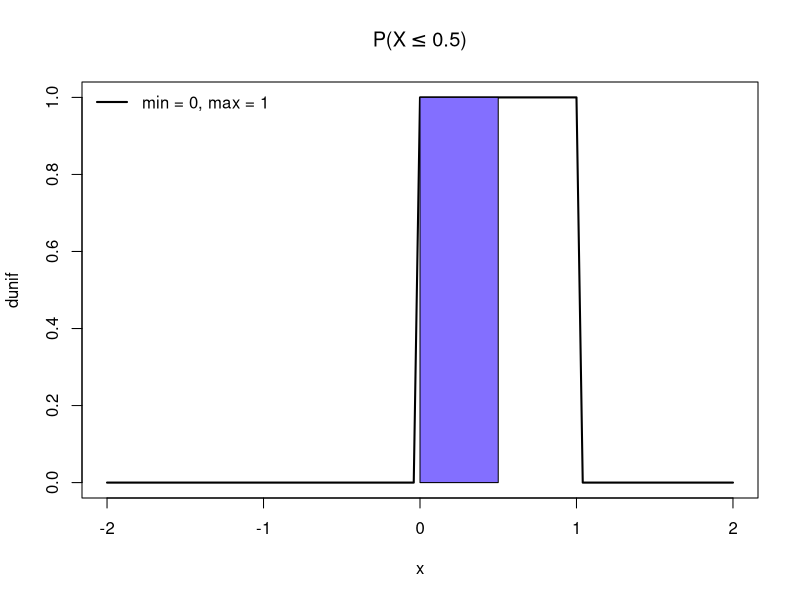
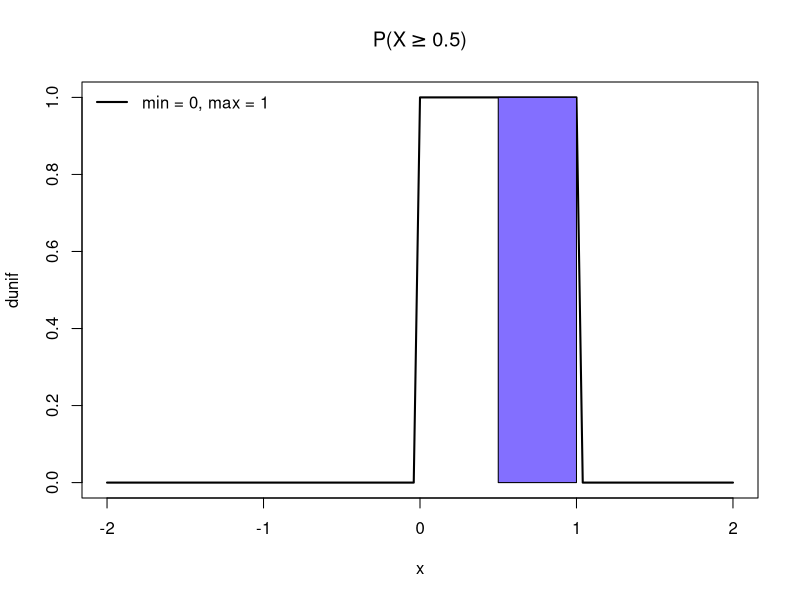
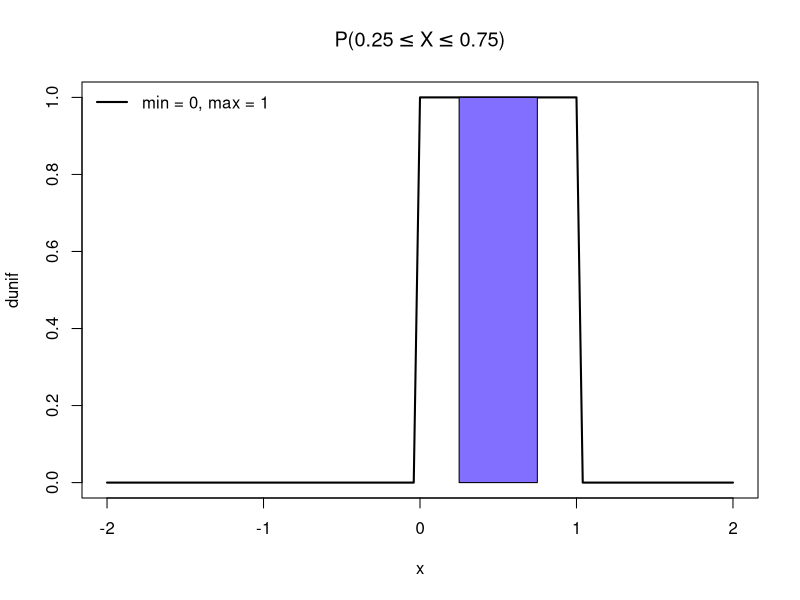
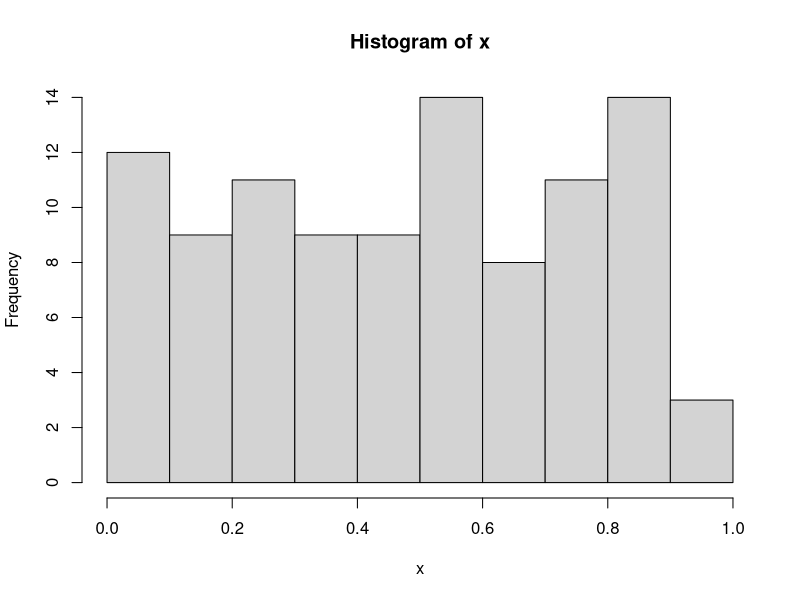
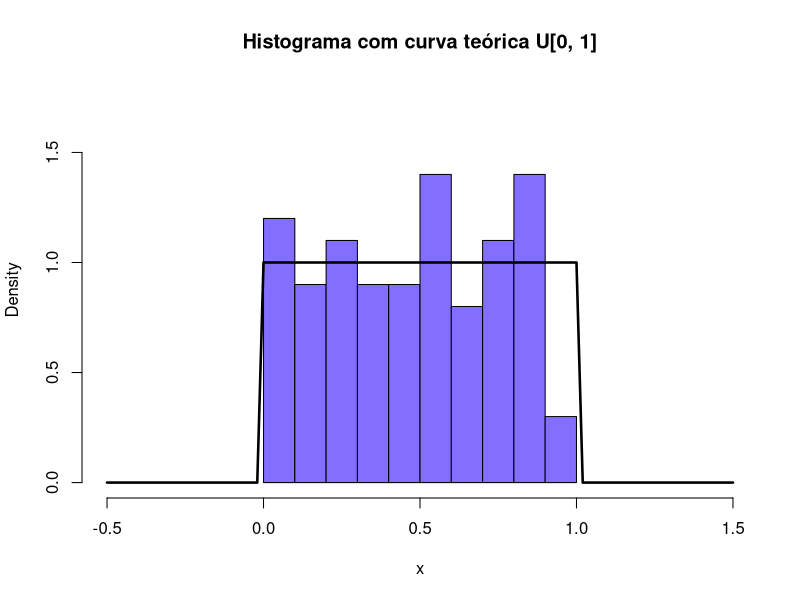
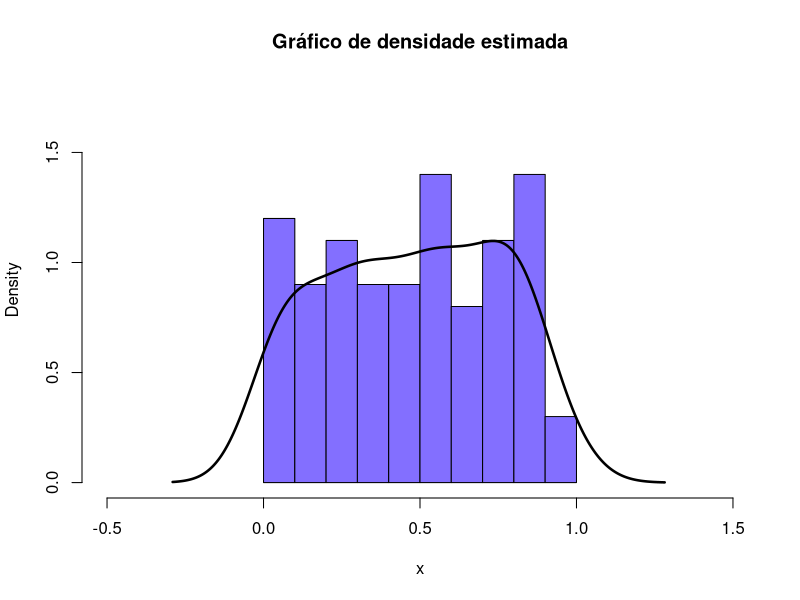
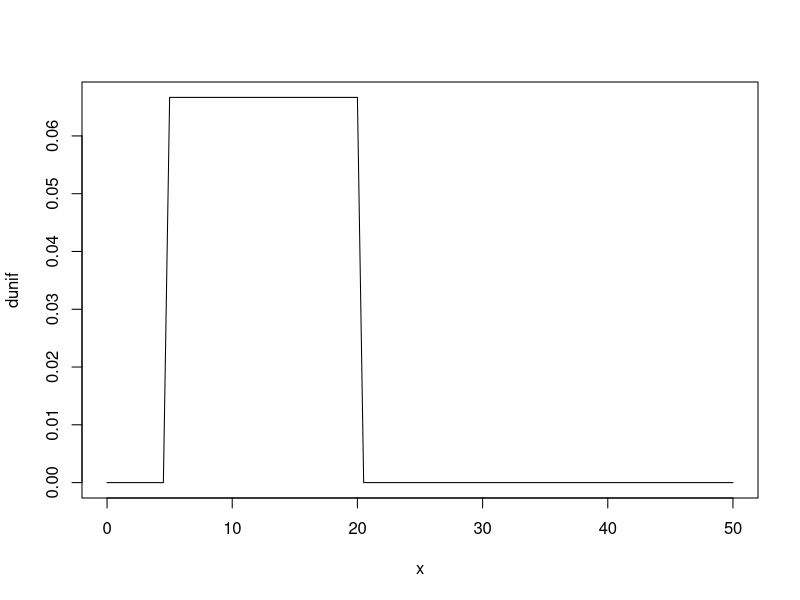

These charts were generated, in order, by the following R code:
## ---- chunk 1
knitr::opts_chunk$set(echo = TRUE)
## ---- chunk 2
quantil = 0.5
## ---- chunk 3
cat('f(0.5, 0, 1) = ', dunif(quantil))
## ---- chunk 4
plot(dunif, -2, 2, lwd = 2, main = expression(paste('P(X', phantom()<= 0.5, ')')), ylim = c(0, 1), ylab = 'dunif')
polygon(x = c(0, seq(0, quantil, by = 0.05), quantil), y = c(0, dunif(seq(0, quantil, by = 0.05)), 0), col = 'SlateBlue1')
legend("topleft", legend = c('min = 0, max = 1'), 
      lty=1, col=c('black'), lwd=2, bty="n")
## ---- chunk 5
cat('P(X <= 0.5) = ', punif(quantil))
## ---- chunk 6
plot(dunif, -2, 2, lwd = 2, main = expression(paste('P(X', phantom()>= 0.5, ')')), ylim = c(0, 1), ylab = 'dunif')
polygon(x = c(quantil, seq(quantil, 1, by = 0.05), 1), y = c(0, dunif(seq(quantil, 1, by = 0.05)), 0), col = 'SlateBlue1')
legend("topleft", legend = c('min = 0, max = 1'), 
      lty=1, col=c('black'), lwd=2, bty="n")
## ---- chunk 7
cat('P(X >= 0.5) = ', punif(quantil, lower.tail = FALSE))
## ---- chunk 8
plot(dunif, -2, 2, lwd = 2, main = expression(paste('P(', 0.25 <= X,
                       phantom()<= 0.75, ')')), ylim = c(0, 1), ylab = 'dunif')
polygon(x = c(0.25, seq(0.25, 0.75, by = 0.05), 0.75), y = c(0, dunif(seq(0.25, 0.75, by = 0.05)), 0), col = 'SlateBlue1')
legend("topleft", legend = c('min = 0, max = 1'), 
      lty=1, col=c('black'), lwd=2, bty="n")
## ---- chunk 9
cat('P(0.25 <= X <= 0.75) = ', punif(0.75) - punif(0.25))
## ---- chunk 10
cat('x = ', qunif(0.95))
## ---- chunk 11
x = runif(100)
## ---- chunk 12
y = hist(x)
lim.y = c(0, max(y$density) + max(y$density/4))
lim.x = c(min(y$breaks) - 0.5, max(y$breaks) + 0.5)
## ---- chunk 13
hist(x, probability = TRUE, main = "Histograma com curva teórica U[0, 1]", col = "SlateBlue1", xlim = lim.x, ylim = lim.y)
curve(dunif(x), add=T, lwd = 2.5) 

hist(x, freq = F, main = "Gráfico de densidade estimada", col = "SlateBlue1", xlim = lim.x, ylim = lim.y)
lines(density(x), lwd = 2.5)
## ---- chunk 14
plot(function(x) dunif(x, 5, 20), 0, 50, ylab = 'dunif')
